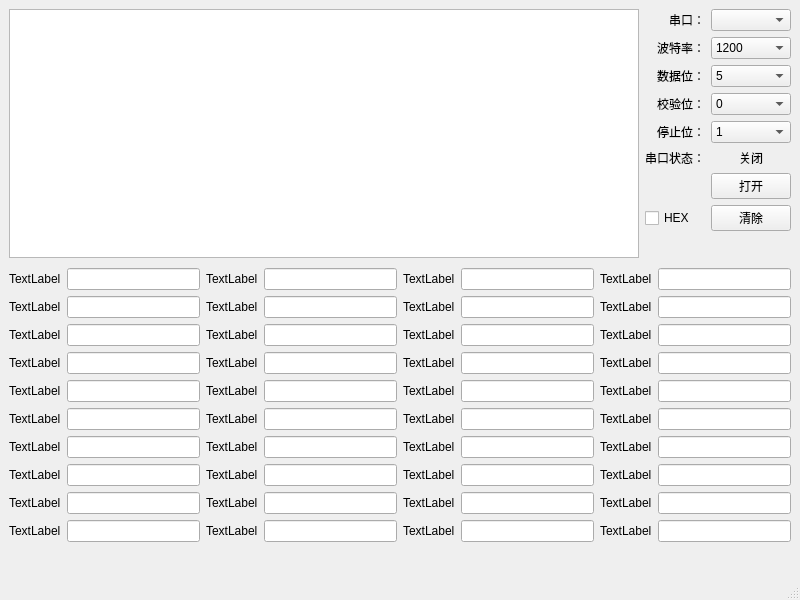
<?xml version="1.0" encoding="UTF-8"?>
<ui version="4.0">
 <class>MainWindow</class>
 <widget class="QMainWindow" name="MainWindow">
  <property name="geometry">
   <rect>
    <x>0</x>
    <y>0</y>
    <width>800</width>
    <height>600</height>
   </rect>
  </property>
  <property name="windowTitle">
   <string>充电机测试</string>
  </property>
  <widget class="QWidget" name="centralwidget">
   <layout class="QVBoxLayout" name="verticalLayout">
    <item>
     <layout class="QHBoxLayout" name="horizontalLayout">
      <item>
       <widget class="QTextBrowser" name="textBrowser"/>
      </item>
      <item>
       <layout class="QGridLayout" name="gridLayout">
        <item row="2" column="0">
         <widget class="QLabel" name="label_3">
          <property name="text">
           <string>数据位：</string>
          </property>
          <property name="alignment">
           <set>Qt::AlignRight|Qt::AlignTrailing|Qt::AlignVCenter</set>
          </property>
         </widget>
        </item>
        <item row="2" column="1">
         <widget class="QComboBox" name="comboBox_DataBits">
          <item>
           <property name="text">
            <string>5</string>
           </property>
          </item>
          <item>
           <property name="text">
            <string>6</string>
           </property>
          </item>
          <item>
           <property name="text">
            <string>7</string>
           </property>
          </item>
          <item>
           <property name="text">
            <string>8</string>
           </property>
          </item>
         </widget>
        </item>
        <item row="6" column="0">
         <widget class="QLabel" name="label_6">
          <property name="text">
           <string>串口状态：</string>
          </property>
          <property name="alignment">
           <set>Qt::AlignRight|Qt::AlignTrailing|Qt::AlignVCenter</set>
          </property>
         </widget>
        </item>
        <item row="8" column="0">
         <widget class="QCheckBox" name="checkBox_ShowInHex">
          <property name="text">
           <string>HEX</string>
          </property>
         </widget>
        </item>
        <item row="0" column="0">
         <widget class="QLabel" name="label">
          <property name="text">
           <string>串口：</string>
          </property>
          <property name="textFormat">
           <enum>Qt::AutoText</enum>
          </property>
          <property name="alignment">
           <set>Qt::AlignRight|Qt::AlignTrailing|Qt::AlignVCenter</set>
          </property>
         </widget>
        </item>
        <item row="6" column="1">
         <widget class="QLabel" name="label_ComState">
          <property name="text">
           <string>关闭</string>
          </property>
          <property name="alignment">
           <set>Qt::AlignCenter</set>
          </property>
         </widget>
        </item>
        <item row="1" column="0">
         <widget class="QLabel" name="label_2">
          <property name="text">
           <string>波特率：</string>
          </property>
          <property name="alignment">
           <set>Qt::AlignRight|Qt::AlignTrailing|Qt::AlignVCenter</set>
          </property>
         </widget>
        </item>
        <item row="0" column="1">
         <widget class="QComboBox" name="comboBox_Com"/>
        </item>
        <item row="1" column="1">
         <widget class="QComboBox" name="comboBox_BoundRate">
          <item>
           <property name="text">
            <string>1200</string>
           </property>
          </item>
          <item>
           <property name="text">
            <string>2400</string>
           </property>
          </item>
          <item>
           <property name="text">
            <string>4800</string>
           </property>
          </item>
          <item>
           <property name="text">
            <string>9600</string>
           </property>
          </item>
          <item>
           <property name="text">
            <string>19200</string>
           </property>
          </item>
          <item>
           <property name="text">
            <string>38400</string>
           </property>
          </item>
          <item>
           <property name="text">
            <string>57600</string>
           </property>
          </item>
          <item>
           <property name="text">
            <string>115200</string>
           </property>
          </item>
         </widget>
        </item>
        <item row="7" column="1">
         <widget class="QPushButton" name="pushButton_OnOff">
          <property name="text">
           <string>打开</string>
          </property>
         </widget>
        </item>
        <item row="4" column="1">
         <widget class="QComboBox" name="comboBox_ParityBits">
          <item>
           <property name="text">
            <string>0</string>
           </property>
          </item>
          <item>
           <property name="text">
            <string>2</string>
           </property>
          </item>
          <item>
           <property name="text">
            <string>3</string>
           </property>
          </item>
          <item>
           <property name="text">
            <string>4</string>
           </property>
          </item>
          <item>
           <property name="text">
            <string>5</string>
           </property>
          </item>
         </widget>
        </item>
        <item row="8" column="1">
         <widget class="QPushButton" name="pushButton_Clear">
          <property name="text">
           <string>清除</string>
          </property>
         </widget>
        </item>
        <item row="9" column="1">
         <spacer name="verticalSpacer">
          <property name="orientation">
           <enum>Qt::Vertical</enum>
          </property>
          <property name="sizeHint" stdset="0">
           <size>
            <width>20</width>
            <height>40</height>
           </size>
          </property>
         </spacer>
        </item>
        <item row="5" column="0">
         <widget class="QLabel" name="label_4">
          <property name="text">
           <string>停止位：</string>
          </property>
          <property name="alignment">
           <set>Qt::AlignRight|Qt::AlignTrailing|Qt::AlignVCenter</set>
          </property>
         </widget>
        </item>
        <item row="5" column="1">
         <widget class="QComboBox" name="comboBox_StopBits">
          <item>
           <property name="text">
            <string>1</string>
           </property>
          </item>
          <item>
           <property name="text">
            <string>1.5</string>
           </property>
          </item>
          <item>
           <property name="text">
            <string>2</string>
           </property>
          </item>
         </widget>
        </item>
        <item row="4" column="0">
         <widget class="QLabel" name="label_5">
          <property name="text">
           <string>校验位：</string>
          </property>
          <property name="alignment">
           <set>Qt::AlignRight|Qt::AlignTrailing|Qt::AlignVCenter</set>
          </property>
         </widget>
        </item>
       </layout>
      </item>
     </layout>
    </item>
    <item>
     <spacer name="verticalSpacer_2">
      <property name="orientation">
       <enum>Qt::Vertical</enum>
      </property>
      <property name="sizeHint" stdset="0">
       <size>
        <width>20</width>
        <height>16</height>
       </size>
      </property>
     </spacer>
    </item>
    <item>
     <layout class="QHBoxLayout" name="horizontalLayout_2">
      <item>
       <layout class="QFormLayout" name="formLayout"/>
      </item>
      <item>
       <layout class="QGridLayout" name="gridLayout_2">
        <item row="0" column="0">
         <widget class="QLabel" name="label_8">
          <property name="text">
           <string>TextLabel</string>
          </property>
         </widget>
        </item>
        <item row="0" column="1">
         <widget class="QLineEdit" name="lineEdit"/>
        </item>
        <item row="1" column="0">
         <widget class="QLabel" name="label_9">
          <property name="text">
           <string>TextLabel</string>
          </property>
         </widget>
        </item>
        <item row="1" column="1">
         <widget class="QLineEdit" name="lineEdit_2"/>
        </item>
        <item row="2" column="0">
         <widget class="QLabel" name="label_10">
          <property name="text">
           <string>TextLabel</string>
          </property>
         </widget>
        </item>
        <item row="2" column="1">
         <widget class="QLineEdit" name="lineEdit_3"/>
        </item>
        <item row="3" column="0">
         <widget class="QLabel" name="label_11">
          <property name="text">
           <string>TextLabel</string>
          </property>
         </widget>
        </item>
        <item row="3" column="1">
         <widget class="QLineEdit" name="lineEdit_4"/>
        </item>
        <item row="4" column="0">
         <widget class="QLabel" name="label_12">
          <property name="text">
           <string>TextLabel</string>
          </property>
         </widget>
        </item>
        <item row="4" column="1">
         <widget class="QLineEdit" name="lineEdit_5"/>
        </item>
        <item row="5" column="0">
         <widget class="QLabel" name="label_13">
          <property name="text">
           <string>TextLabel</string>
          </property>
         </widget>
        </item>
        <item row="5" column="1">
         <widget class="QLineEdit" name="lineEdit_6"/>
        </item>
        <item row="6" column="0">
         <widget class="QLabel" name="label_14">
          <property name="text">
           <string>TextLabel</string>
          </property>
         </widget>
        </item>
        <item row="6" column="1">
         <widget class="QLineEdit" name="lineEdit_7"/>
        </item>
        <item row="7" column="0">
         <widget class="QLabel" name="label_15">
          <property name="text">
           <string>TextLabel</string>
          </property>
         </widget>
        </item>
        <item row="7" column="1">
         <widget class="QLineEdit" name="lineEdit_8"/>
        </item>
        <item row="8" column="0">
         <widget class="QLabel" name="label_16">
          <property name="text">
           <string>TextLabel</string>
          </property>
         </widget>
        </item>
        <item row="8" column="1">
         <widget class="QLineEdit" name="lineEdit_9"/>
        </item>
        <item row="9" column="0">
         <widget class="QLabel" name="label_17">
          <property name="text">
           <string>TextLabel</string>
          </property>
         </widget>
        </item>
        <item row="9" column="1">
         <widget class="QLineEdit" name="lineEdit_10"/>
        </item>
       </layout>
      </item>
      <item>
       <layout class="QGridLayout" name="gridLayout_3">
        <item row="0" column="0">
         <widget class="QLabel" name="label_18">
          <property name="text">
           <string>TextLabel</string>
          </property>
         </widget>
        </item>
        <item row="0" column="1">
         <widget class="QLineEdit" name="lineEdit_11"/>
        </item>
        <item row="1" column="0">
         <widget class="QLabel" name="label_19">
          <property name="text">
           <string>TextLabel</string>
          </property>
         </widget>
        </item>
        <item row="1" column="1">
         <widget class="QLineEdit" name="lineEdit_12"/>
        </item>
        <item row="2" column="0">
         <widget class="QLabel" name="label_20">
          <property name="text">
           <string>TextLabel</string>
          </property>
         </widget>
        </item>
        <item row="2" column="1">
         <widget class="QLineEdit" name="lineEdit_13"/>
        </item>
        <item row="3" column="0">
         <widget class="QLabel" name="label_21">
          <property name="text">
           <string>TextLabel</string>
          </property>
         </widget>
        </item>
        <item row="3" column="1">
         <widget class="QLineEdit" name="lineEdit_14"/>
        </item>
        <item row="4" column="0">
         <widget class="QLabel" name="label_22">
          <property name="text">
           <string>TextLabel</string>
          </property>
         </widget>
        </item>
        <item row="4" column="1">
         <widget class="QLineEdit" name="lineEdit_15"/>
        </item>
        <item row="5" column="0">
         <widget class="QLabel" name="label_23">
          <property name="text">
           <string>TextLabel</string>
          </property>
         </widget>
        </item>
        <item row="5" column="1">
         <widget class="QLineEdit" name="lineEdit_16"/>
        </item>
        <item row="6" column="0">
         <widget class="QLabel" name="label_24">
          <property name="text">
           <string>TextLabel</string>
          </property>
         </widget>
        </item>
        <item row="6" column="1">
         <widget class="QLineEdit" name="lineEdit_17"/>
        </item>
        <item row="7" column="0">
         <widget class="QLabel" name="label_25">
          <property name="text">
           <string>TextLabel</string>
          </property>
         </widget>
        </item>
        <item row="7" column="1">
         <widget class="QLineEdit" name="lineEdit_18"/>
        </item>
        <item row="8" column="0">
         <widget class="QLabel" name="label_26">
          <property name="text">
           <string>TextLabel</string>
          </property>
         </widget>
        </item>
        <item row="8" column="1">
         <widget class="QLineEdit" name="lineEdit_19"/>
        </item>
        <item row="9" column="0">
         <widget class="QLabel" name="label_27">
          <property name="text">
           <string>TextLabel</string>
          </property>
         </widget>
        </item>
        <item row="9" column="1">
         <widget class="QLineEdit" name="lineEdit_20"/>
        </item>
       </layout>
      </item>
      <item>
       <layout class="QGridLayout" name="gridLayout_4">
        <item row="0" column="0">
         <widget class="QLabel" name="label_28">
          <property name="text">
           <string>TextLabel</string>
          </property>
         </widget>
        </item>
        <item row="0" column="1">
         <widget class="QLineEdit" name="lineEdit_21"/>
        </item>
        <item row="1" column="0">
         <widget class="QLabel" name="label_29">
          <property name="text">
           <string>TextLabel</string>
          </property>
         </widget>
        </item>
        <item row="1" column="1">
         <widget class="QLineEdit" name="lineEdit_22"/>
        </item>
        <item row="2" column="0">
         <widget class="QLabel" name="label_30">
          <property name="text">
           <string>TextLabel</string>
          </property>
         </widget>
        </item>
        <item row="2" column="1">
         <widget class="QLineEdit" name="lineEdit_23"/>
        </item>
        <item row="3" column="0">
         <widget class="QLabel" name="label_31">
          <property name="text">
           <string>TextLabel</string>
          </property>
         </widget>
        </item>
        <item row="3" column="1">
         <widget class="QLineEdit" name="lineEdit_24"/>
        </item>
        <item row="4" column="0">
         <widget class="QLabel" name="label_32">
          <property name="text">
           <string>TextLabel</string>
          </property>
         </widget>
        </item>
        <item row="4" column="1">
         <widget class="QLineEdit" name="lineEdit_25"/>
        </item>
        <item row="5" column="0">
         <widget class="QLabel" name="label_33">
          <property name="text">
           <string>TextLabel</string>
          </property>
         </widget>
        </item>
        <item row="5" column="1">
         <widget class="QLineEdit" name="lineEdit_26"/>
        </item>
        <item row="6" column="0">
         <widget class="QLabel" name="label_34">
          <property name="text">
           <string>TextLabel</string>
          </property>
         </widget>
        </item>
        <item row="6" column="1">
         <widget class="QLineEdit" name="lineEdit_27"/>
        </item>
        <item row="7" column="0">
         <widget class="QLabel" name="label_35">
          <property name="text">
           <string>TextLabel</string>
          </property>
         </widget>
        </item>
        <item row="7" column="1">
         <widget class="QLineEdit" name="lineEdit_28"/>
        </item>
        <item row="8" column="0">
         <widget class="QLabel" name="label_36">
          <property name="text">
           <string>TextLabel</string>
          </property>
         </widget>
        </item>
        <item row="8" column="1">
         <widget class="QLineEdit" name="lineEdit_29"/>
        </item>
        <item row="9" column="0">
         <widget class="QLabel" name="label_37">
          <property name="text">
           <string>TextLabel</string>
          </property>
         </widget>
        </item>
        <item row="9" column="1">
         <widget class="QLineEdit" name="lineEdit_30"/>
        </item>
       </layout>
      </item>
      <item>
       <layout class="QGridLayout" name="gridLayout_5">
        <item row="0" column="0">
         <widget class="QLabel" name="label_38">
          <property name="text">
           <string>TextLabel</string>
          </property>
         </widget>
        </item>
        <item row="0" column="1">
         <widget class="QLineEdit" name="lineEdit_31"/>
        </item>
        <item row="1" column="0">
         <widget class="QLabel" name="label_39">
          <property name="text">
           <string>TextLabel</string>
          </property>
         </widget>
        </item>
        <item row="1" column="1">
         <widget class="QLineEdit" name="lineEdit_32"/>
        </item>
        <item row="2" column="0">
         <widget class="QLabel" name="label_40">
          <property name="text">
           <string>TextLabel</string>
          </property>
         </widget>
        </item>
        <item row="2" column="1">
         <widget class="QLineEdit" name="lineEdit_33"/>
        </item>
        <item row="3" column="0">
         <widget class="QLabel" name="label_41">
          <property name="text">
           <string>TextLabel</string>
          </property>
         </widget>
        </item>
        <item row="3" column="1">
         <widget class="QLineEdit" name="lineEdit_34"/>
        </item>
        <item row="4" column="0">
         <widget class="QLabel" name="label_42">
          <property name="text">
           <string>TextLabel</string>
          </property>
         </widget>
        </item>
        <item row="4" column="1">
         <widget class="QLineEdit" name="lineEdit_35"/>
        </item>
        <item row="5" column="0">
         <widget class="QLabel" name="label_43">
          <property name="text">
           <string>TextLabel</string>
          </property>
         </widget>
        </item>
        <item row="5" column="1">
         <widget class="QLineEdit" name="lineEdit_36"/>
        </item>
        <item row="6" column="0">
         <widget class="QLabel" name="label_44">
          <property name="text">
           <string>TextLabel</string>
          </property>
         </widget>
        </item>
        <item row="6" column="1">
         <widget class="QLineEdit" name="lineEdit_37"/>
        </item>
        <item row="7" column="0">
         <widget class="QLabel" name="label_45">
          <property name="text">
           <string>TextLabel</string>
          </property>
         </widget>
        </item>
        <item row="7" column="1">
         <widget class="QLineEdit" name="lineEdit_38"/>
        </item>
        <item row="8" column="0">
         <widget class="QLabel" name="label_46">
          <property name="text">
           <string>TextLabel</string>
          </property>
         </widget>
        </item>
        <item row="8" column="1">
         <widget class="QLineEdit" name="lineEdit_39"/>
        </item>
        <item row="9" column="0">
         <widget class="QLabel" name="label_47">
          <property name="text">
           <string>TextLabel</string>
          </property>
         </widget>
        </item>
        <item row="9" column="1">
         <widget class="QLineEdit" name="lineEdit_40"/>
        </item>
       </layout>
      </item>
     </layout>
    </item>
    <item>
     <spacer name="verticalSpacer_3">
      <property name="orientation">
       <enum>Qt::Vertical</enum>
      </property>
      <property name="sizeHint" stdset="0">
       <size>
        <width>20</width>
        <height>40</height>
       </size>
      </property>
     </spacer>
    </item>
   </layout>
  </widget>
  <widget class="QMenuBar" name="menubar">
   <property name="geometry">
    <rect>
     <x>0</x>
     <y>0</y>
     <width>800</width>
     <height>23</height>
    </rect>
   </property>
  </widget>
  <widget class="QStatusBar" name="statusbar"/>
 </widget>
 <resources/>
 <connections/>
</ui>
